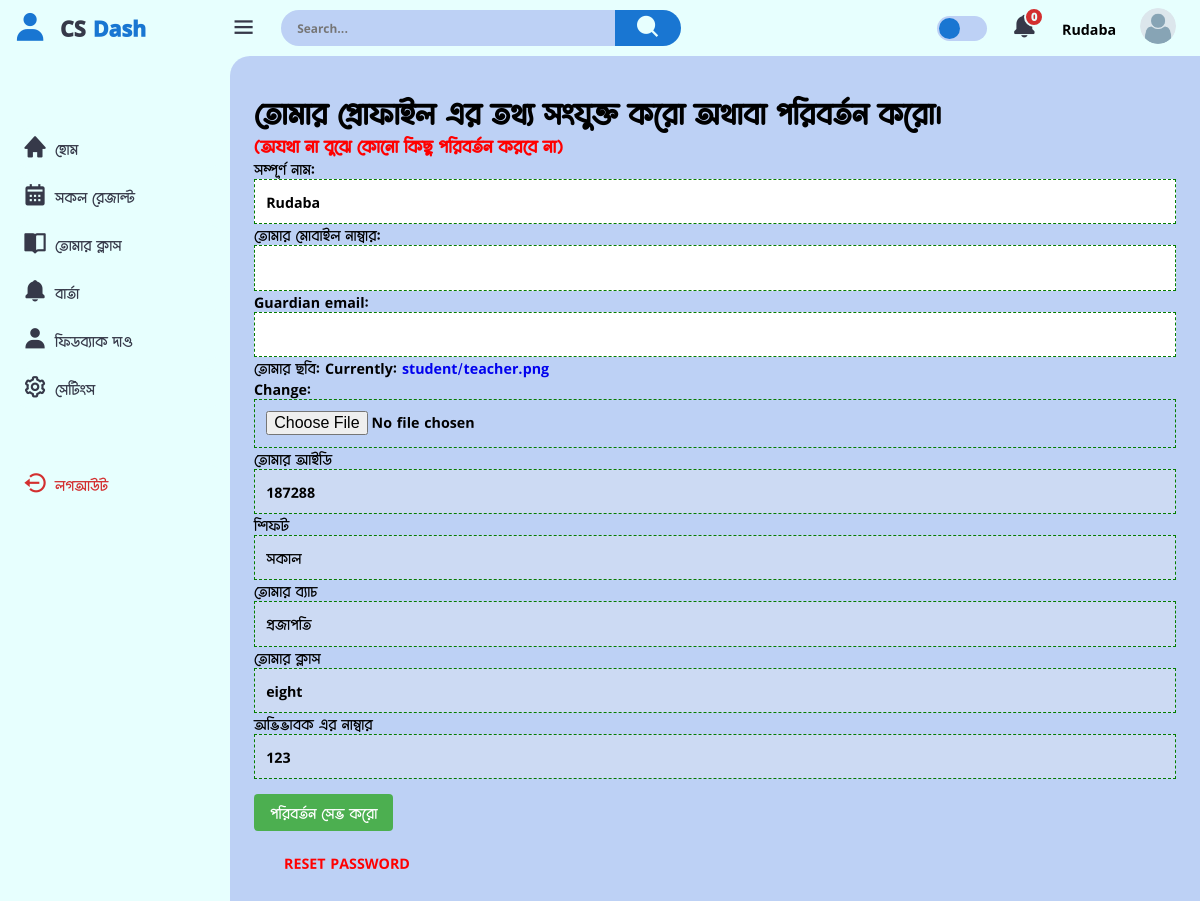
Before: /profile/settings/ (signed in) with the older database file.
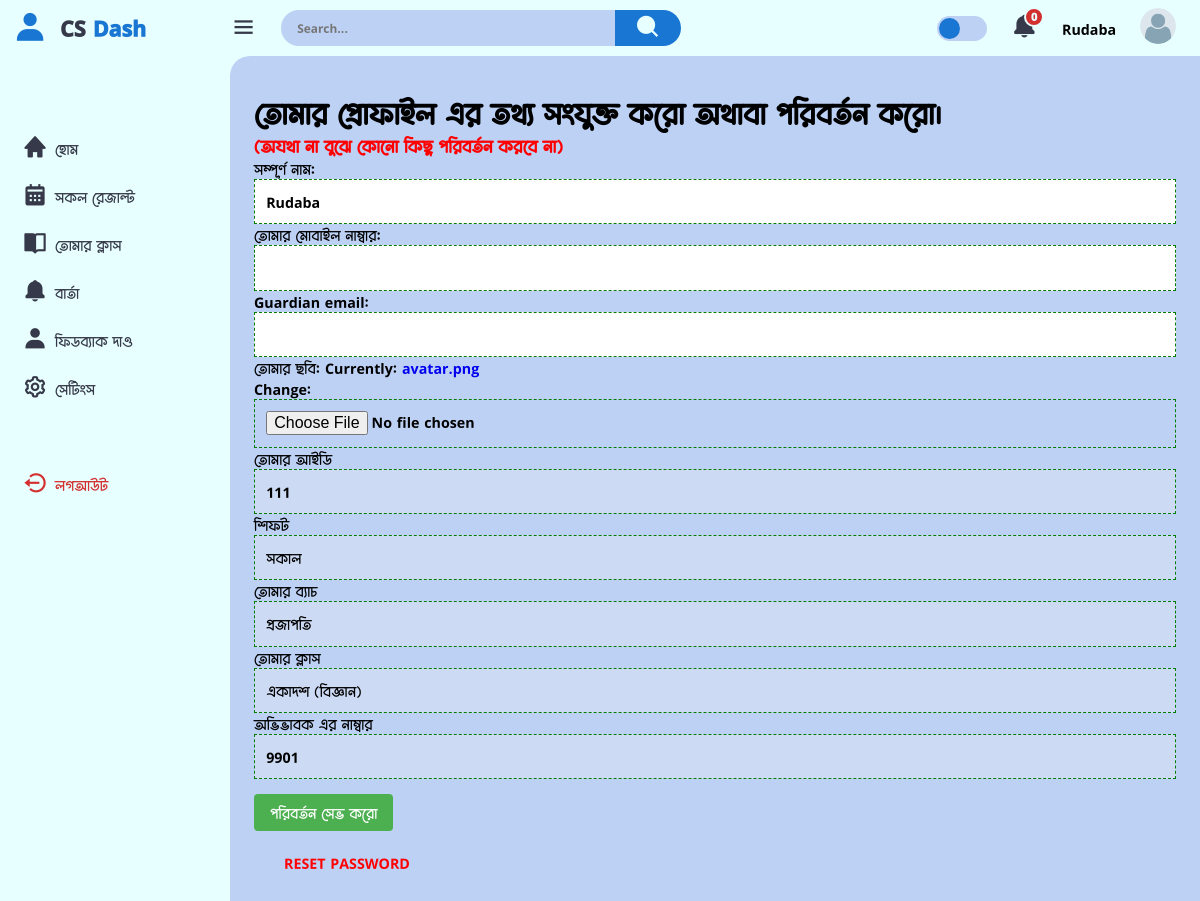
After: the same page with the newer database file.
### users/models.py (models this page shows, shortened)
class Student(models.Model):
    user = models.OneToOneField(CustomUser, on_delete=models.CASCADE)
    basic_step_of_reg = models.BooleanField(default=False)
    choose_subjects = models.BooleanField(default=False)
    s_approval = models.BooleanField(default=False)
    guardian_phone_is_verified = models.BooleanField(default=False)
    s_name = models.CharField(max_length=170, null=True, blank=True)
    shift = models.ForeignKey(Shift, on_delete=models.CASCADE, null=True, blank=True)
    batch = models.ForeignKey(Batch, on_delete=models.CASCADE, null=True, blank=True)
    profile_pic = models.ImageField( upload_to="student", default='avatar.png')
    class_subjects = models.ForeignKey(ClassWithSubject, on_delete=models.CASCADE, null=True, blank=True )
    s_id = models.IntegerField(null=True, blank=True)
    guardian_phone = models.CharField(max_length=15)
    your_subjects = MultiSelectField(max_length=170, null=True, blank=True)
    s_phone = models.CharField(max_length=15, blank=True, null=True)
    guardian_email = models.EmailField(max_length=100, blank=True, null=True)
    created_at = models.DateTimeField(auto_now_add=True)
    updated_at = models.DateTimeField(auto_now=True)
    def __init__(self, *args, **kwargs):
        super(Student, self).__init__(*args, **kwargs)
        if self.class_subjects:
            self._meta.get_field('your_subjects').choices = [
                (subject.name.lower(), subject.name) for subject in self.class_subjects.subjects.all()
            ]
        else:
            self._meta.get_field('your_subjects').choices = [
                ('math', 'math')
            ]
    class Meta:
        verbose_name_plural = "ইউজার ( শিক্ষার্থী )"

class CustomUser(AbstractUser):
    username = None
    email = models.EmailField("email_address", unique=True, max_length=354)
    phone_number = models.CharField(max_length=15, blank=True, null=True)
    ROLE_CHOICES = [
        ('student', 'Student'),
        ('teacher', 'Teacher'),
        ('guardian', 'Guardian'),
    ]
    role = models.CharField(max_length=10, choices=ROLE_CHOICES)
    USERNAME_FIELD = "email"
    REQUIRED_FIELDS = ['phone_number']
    objects = CustomManager()
    class Meta:
        verbose_name_plural = "ইউজার অ্যাকাউন্ট *VIP* "

class ClassWithSubject(models.Model):
    s_class = models.CharField(max_length=50, choices=class_for_student, null=True, blank=True)
    subjects = models.ManyToManyField(Subjects)
    def __str__(self):
        return self.s_class
    class Meta:
        verbose_name_plural = "শ্রেণী হিসেবে বিষয় নির্বাচন"

class Shift(models.Model):
    shift_name = models.CharField( max_length=50)
    def __str__(self):
        return f"{self.shift_name}"
    class Meta:
        verbose_name_plural = "শিফট তৈরি"

class Batch(models.Model):
    shift = models.ForeignKey(Shift, on_delete=models.CASCADE)
    batch_name = models.CharField( max_length=50)
    class_start = models.TimeField( auto_now=False, auto_now_add=False,null=True,blank=True)
    class_end = models.TimeField( auto_now=False, auto_now_add=False,null=True,blank=True)
    max_seat = models.IntegerField(default=35)
    total_available_seats = models.IntegerField(default=35, null=True, blank=True)
    class Meta:
        verbose_name_plural = "ব্যাচ তৈরি"

### home/views.py (the view, shortened to what this page needs)
# urls.py: path('profile/settings/', edit_profile, name='edit_profile'),
@login_required
def edit_profile(request):
    if request.user.role == 'student':
        student = request.user.student
        if request.method == 'POST':
            form = StudentEditForm(request.POST, request.FILES, instance=student)
            if form.is_valid():
                form.save()
                messages.success(request, 'Your profile was successfully updated.')
                return redirect('edit_profile')
            else:
                messages.error(request, 'Please correct the errors below.')
        else:
            form = StudentEditForm(instance=student)
        return render(request, 'student/dash_settings.html', {'form': form, 'student': student})

### home/forms.py
class StudentEditForm(forms.ModelForm):
    class Meta:
        model = Student
        fields = [
            's_name',
            's_phone',
            'guardian_email',
            'profile_pic',
        ]
        labels = {
            's_name': 'সম্পূর্ণ নাম',
            'profile_pic': 'তোমার ছবি',
            's_id': 'তোমার আইডি ',
            's_phone': 'তোমার মোবাইল নাম্বার',
        }
    def __init__(self, *args, **kwargs):
        super(StudentEditForm, self).__init__(*args, **kwargs)
        for field_name in self.fields:
            self.fields[field_name].widget.attrs['class'] = 'input-field'

### home/public.py (called while the page is built, shortened)
def common_data(request):
    try:
        if request.user.role == "student":
            try:
                unviewed_msg_std = MessageForStudent.objects.filter(message_for = request.user.student, visited = False).count()
            except:
                unviewed_msg_std = 0
            context = {
                'unviewed_msg_std' : unviewed_msg_std,
            }
        else:
            context={}
    except:
        context = {}
    return context

### templates/student/dash_settings.html (shortened to what this page needs)
{% extends 'student/dash_base.html' %}
{% load static %}
{% block content %}
<div class="recent-orders">
  <h1>তোমার প্রোফাইল এর তথ্য সংযুক্ত করো অথাবা পরিবর্তন করো।</h1>
  <span style="color:red;"><h3>(অযথা না বুঝে কোনো কিছু পরিবর্তন করবে না)</h3></span>
  <form method="POST" enctype="multipart/form-data">
  {% for f in form  %}
  {{ f.label_tag }}
  {{ f }}
  {% endfor %}
  <p>তোমার আইডি</p>
    <input class="input-field" type="text" value="{{user.student.s_id}}" disabled>
  <p>শিফট</p>
    <input class="input-field" type="text" value="{{user.student.shift}}" disabled>
  <p>তোমার ব্যাচ</p>
    <input class="input-field" type="text" value="{{user.student.batch.batch_name}}" disabled>
  <p>তোমার ক্লাস</p>
    <input class="input-field" type="text" value="{{user.student.class_subjects}}" disabled>
  <p>অভিভাবক এর নাম্বার</p>
    <input class="input-field" type="text" value="{{user.student.guardian_phone}}" disabled>
    <button type="submit" class="edit-button">পরিবর্তন সেভ করো</button>
  </form>
</div>
<br>
  <a style="color: red; margin-left:30px;" href="{% url "change_password" %}">
     RESET PASSWORD
  </a>
  <br>
  <br>
{% endblock content %}

### templates/student/dash_base.html (shortened to what this page needs)
{% load static %}
<!DOCTYPE html>
<html lang="en">
<head>
    <link href='https://unpkg.com/boxicons@2.1.4/css/boxicons.min.css' rel='stylesheet'>
    <link rel="stylesheet" href="{% static 'css/d.css' %}">
</head>
<body>
    <div class="sidebar">
        <a href="{% url "student_dashb" 'home' %}" class="logo">
            <i class='bx bxs-user'></i>
            <div class="logo-name"><span> CS</span> Dash</div>
        </a>
        <ul class="side-menu">
            {% url 'student_dashb' page='home' as home %}
            {% url 'student_dashb' page='result' as result %}
            {% url 'student_dashb' page='class' as class %}
            {% url 'student_dashb' page='message' as message %}
            {% url 'student_dashb' page='feedback' as feedback %}
            {% url 'student_dashb' page='settings' as settings %}
            <li class="{% if request.path == home %}active{% endif %}">
                <a href="{% url 'student_dashb' page='home' %}"><i class='bx bxs-home'></i> হোম </a>
            </li>
            <li class="{% if request.path == result %}active{% endif %}">
                <a href="{% url 'student_dashb' page='result' %}"><i class='bx bxs-calendar'></i>সকল রেজাল্ট</a>
            </li>
            <li class="{% if request.path == class %}active{% endif %}">
                <a href="{% url 'student_dashb' page='class' %}"><i class='bx bxs-book-open'></i>তোমার ক্লাস</a>
            </li>
            <li class="{% if request.path == message %}active{% endif %}">
                <a href="{% url 'student_dashb' page='message' %}"><i class='bx bxs-bell'></i>বার্তা </a>
            </li>
            <li class="{% if request.path == feedback %}active{% endif %}">
                <a href="{% url 'student_dashb' page='feedback' %}"><i class='bx bxs-user'></i>ফিডব্যাক দাও </a>
            </li>
            <li class="{% if request.path == settings %}active{% endif %}">
                <a href="{% url 'student_dashb' page='settings' %}"><i class='bx bx-cog ' ></i>সেটিংস</a>
            </li>
        </ul>
        <ul class="side-menu">
            <li>
                <a href="{% url "logout" %}" class="logout">
                    <i class='bx bx-log-out-circle bx-flashing' ></i>
                    লগআউট
                </a>
            </li>
        </ul>
  </div>
    <div class="content">
        <nav>
            <i class='bx bx-menu'></i>
            <form action="#">
                <div class="form-input">
                    <input type="search" placeholder="Search...">
                    <button class="search-btn" type="submit"><i class='bx bxs-search'></i></button>
                </div>
            </form>
            <label for="theme-toggle" class="theme-toggle"></label>
            <a href="{% url "student_dashb" 'message' %}" class="notif">
                {% if unviewed_msg_std == 0 %}
                <i class='bx bxs-bell'></i>
                {% else %}
                <i class='bx bxs-bell bx-tada'></i>
                {% endif %}
                <span class="count">{{unviewed_msg_std}}</span>
            </a>
            {{request.user.student.s_name}}
            <a href="{% url "student_dashb" 'settings' %}" class="profile">
                <img src="{{request.user.student.profile_pic.url}}">
            </a>
        </nav>
        <main>
            {% block content %}{% endblock %}
        </main>
    </div>
</body>
</html>

Changed rows visible on the page:
changed CustomUser "Rudaba": student.s_id "187288" → "111"; student.class_subjects "eight" → "একাদশ (বিজ্ঞান)"; student.guardian_phone "123" → "9901"
Other visible differences:
text no longer shown: "Currently: student/teacher.png Change:"
text now shown: "Currently: avatar.png Change:"
